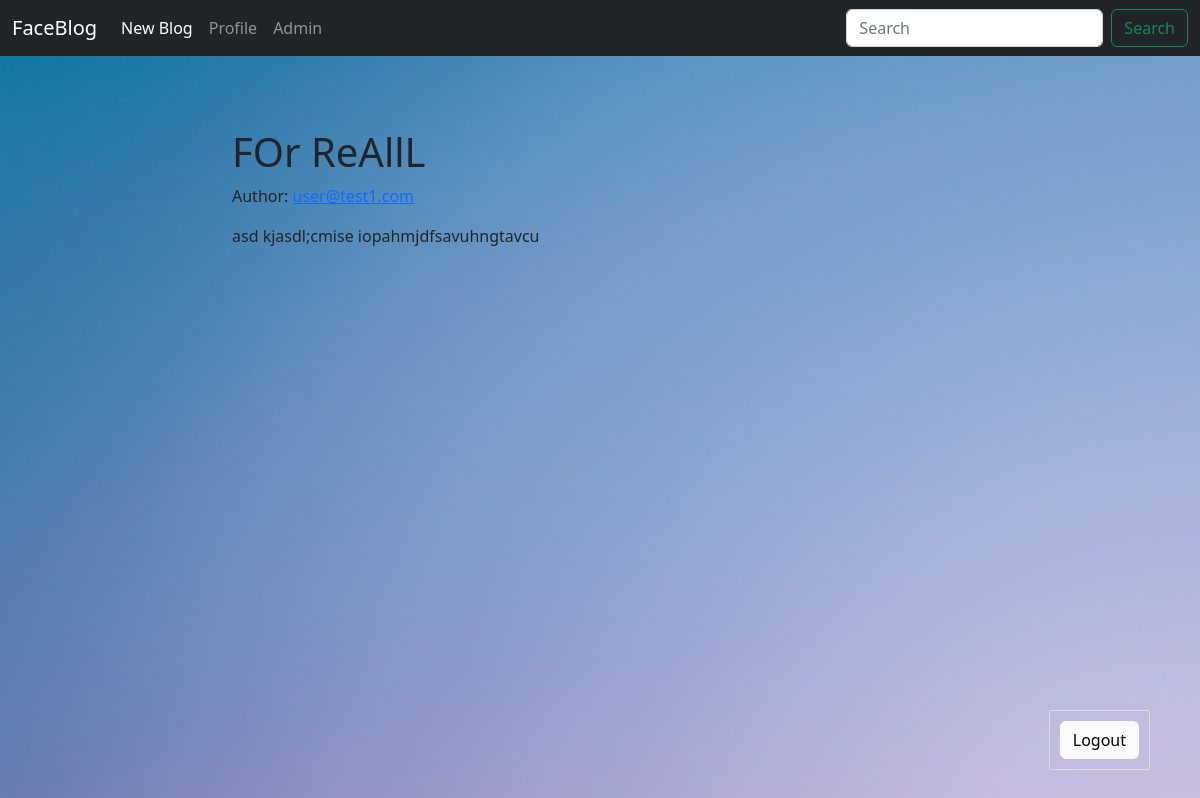
The app's page /blog/FOr_ReAllL (signed in) with its own data.
### models.py (models this page shows, shortened)
class Post(db.Model):
    id = db.Column(db.Integer, primary_key=True)
    title = db.Column(db.String(140))
    slug = db.Column(db.String(140), unique=True)
    body = db.Column(db.Text)
    created = db.Column(db.DateTime, default=datetime.now())
    tags = db.relationship('Tag', secondary=posts_tags, backref=db.backref('posts'), lazy='dynamic')
    poster_id = db.Column(db.Integer, db.ForeignKey('user.id'))

class User(db.Model, UserMixin):
    id = db.Column(db.Integer, primary_key=True)
    firstname = db.Column(db.String(25))
    lastname = db.Column(db.String(25))
    fb_link = db.Column(db.String(100), unique=True)
    email = db.Column(db.String(100), unique=True)
    password = db.Column(db.String(225))
    active = db.Column(db.Boolean)
    roles = db.relationship('Role', secondary=roles_users, backref=db.backref('users'), lazy='dynamic')
    post = db.relationship('Post', backref='poster')

### posts/blueprint.py (the view)
@posts.route('/<slug>')
def post_detail(slug):
    post = Post.query.filter(Post.slug == slug).first_or_404()
    return render_template('posts/post_detail.html', post=post)

### posts/templates/posts/post_detail.html (shortened to what this page needs)
{% extends 'base.html' %}
  {% block content%}
    {% if current_user.has_role('admin') %}
  <div class="post-box"> <img /> </div>
    <div class="detail">
      <h1>{{ post.title }}</h1>
      <p>Author: <a class="link" href="{{ url_for('user_profile') }}">{{ post.poster.email }}</a></p>
      {{ post.body }}
    </div>
    {% endif %}
  {% endblock %}

### templates/base.html (style rules this page uses)
body { background-image: url("/static/images/bg.jpg") }

### records on screen
Post: title "FOr ReAllL", body "asd kjasdl;cmise iopahmjdfsavuhngtavcu"
User: poster.email "user@test1.com"
